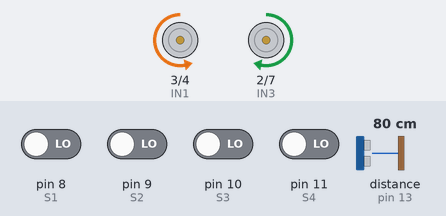
This sketch was run on a simulated Arduino Uno, built with avr-gcc and run on an emulated ATmega328P. Shown: motor-driver pin pairs drawn as motors (green arrow = first pin HIGH = forward, orange = second pin HIGH = backward, longer = more drive, scaled by the enable pin). Wiring (inferred from the names in the program): ultrasonic range finder: trigger pin 12; echo pin 13. The inputs (shaded band) are chosen by the test bench; at power-on: pin 8 (S1), pin 9 (S2), pin 10 (S3), pin 11 (S4) LOW, distance to the obstacle (sensor on pin 13) 80 cm. The echo pulse lasts 58.3 µs per cm; what the sketch prints to the serial monitor is not drawn.

Above: at 4.2 s.
4.3 s: pin 8 (S1) driven HIGH
At 4.6 s:
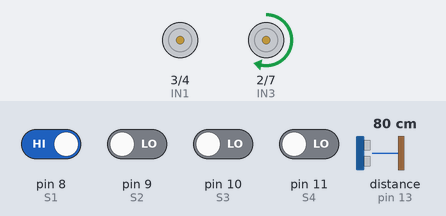
5.8 s: pin 8 (S1) driven LOW
At 8.2 s:
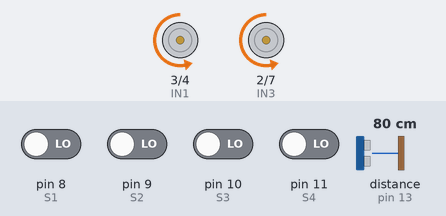
8.8 s: pin 9 (S2) driven HIGH
10.3 s: pin 11 (S4) driven HIGH
At 11.5 s:
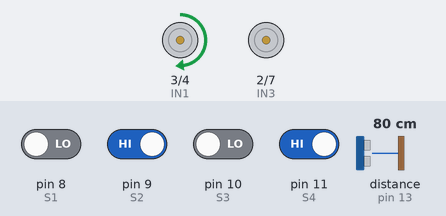
11.8 s: pin 11 (S4) driven LOW
At 12.7 s:
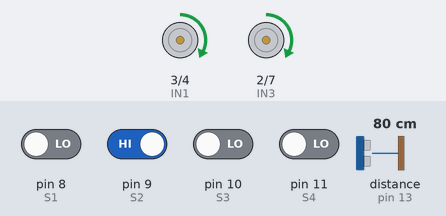
13.3 s: pin 9 (S2) driven LOW
At 17.1 s:
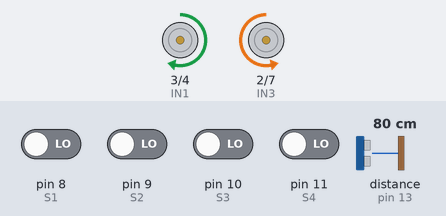
Timing chart, 0 to 17.3 s (numbered marks = the images above; inputs shaded):
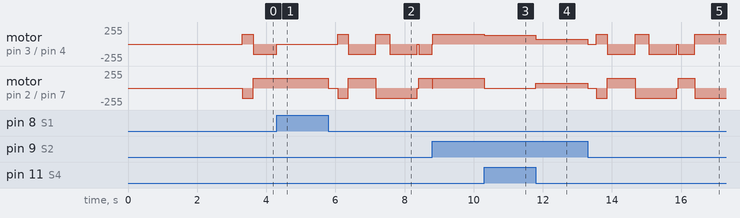

Measured:
- after the input at 4.3 s, motor on pin 2 (IN3) / pin 7 (IN4): stays forward 150/255 (without the input it goes to backward 150/255 after 0.12 s)
- after the input at 10.3 s, motor on pin 3 (IN1) / pin 4 (IN2): forward 150/255 → forward 130/255 at once; motor on pin 2 (IN3) / pin 7 (IN4): forward 150/255 → stopped at once
- after the input at 11.8 s, motor on pin 3 (IN1) / pin 4 (IN2): forward 130/255 → forward 70/255 at once; motor on pin 2 (IN3) / pin 7 (IN4): stopped → forward 70/255 at once

The sketch:

line_follower.ino
```cpp
/* ============================================================================
 *  循迹小车 v5 —— 死胡同：原地探寻 → 原路退回岔路口 → 换另一条通道
 *  ---------------------------------------------------------------------------
 *  引脚不变：
 *    电机      IN1=3  IN2=4  IN3=2  IN4=7    ENA=5  ENB=6
 *    超声波    Trig=12  Echo=13
 *    HW-096    S1=8(最左)  S2=9(左中)  S3=10(右中)  S4=11(最右)   黑线=1
 *
 *  死胡同的处理流程（就是你要的那套）：
 *
 *    ① 丢线 → 立刻停车 → 防抖确认（LOST_FILTER_TIME）
 *    ② 原地左右探寻：先朝"刚才转弯的反方向"扫 SCAN_STEPS 步，
 *       再反向扫 2 倍步数，再转回原位
 *         · 扫的过程中一压到黑线 → 立刻回循迹继续走
 *         · 注意：这里用的是"内侧轮反转"的真·原地旋转，
 *           不会像停一侧轮那样绕着半径画弧把车甩出赛道
 *    ③ 探寻失败 → 原路后退（沿来路退回去），
 *       后退途中只要四个探头同时压黑（那就是岔路口的横线）
 *       → 立刻停车，说明"已经退到上一个岔路口"
 *    ④ 在岔路口再来一次原地探寻，但优先方向换成"另一个通道"
 *       （刚才左转进来的，这次就优先往右找）
 *    ⑤ 还找不到 → 每轮退得更远一点（BACK_TIME + 递增）、
 *       扫得更宽一点（SCAN_STEPS + 递增），最多 MAX_RETRY 轮
 *    ⑥ 全部失败 → 判定真死胡同/终点，停车
 *
 *  顺带修掉的隐患：pulseIn(Echo,HIGH) 少了超时参数。不给超时时它默认等
 *  1 秒，没障碍物时一次测量就卡 1 秒、五次采样 5 秒，找回逻辑会全部失效。
 * ========================================================================== */

#include <Arduino.h>

/* ------------------------------- 引脚（不变）------------------------------- */
#define IN1 3
#define IN2 4
#define IN3 2
#define IN4 7
#define ENA 5
#define ENB 6

#define Trig 12
#define Echo 13

#define S1 8
#define S2 9
#define S3 10
#define S4 11

/* -------------------------------- 参数 -------------------------------- */
#define OBSTACLE_DIST    18     // 障碍物阈值(cm)
#define SPEED_FWD        70     // 前进速度
#define SPEED_BACK       70     // 后退速度
#define TURN_PWM         130    // 循迹修正速度（一侧停轮，和你原来一致）
#define SPIN_PWM         150    // 原地自旋速度（扫专用：内侧轮反转）

#define LOST_FILTER_TIME 200    // 丢线防抖时间(ms)

#define SCAN_STEP_MS     70     // 原地探寻每一小步转多久(ms)
                                //   一步多少度要实测：原地左转 1 秒量角度再折算
#define SCAN_STEPS       5      // 第一轮每个方向扫几小步
#define SCAN_GROW        2      // 每重试一轮，每个方向多扫几小步（越扫越宽）

#define BACK_TIME        800    // 原路后退时长(ms)
#define BACK_GROW        300    // 每重试一轮，多退一点(ms)
#define MAX_RETRY        3      // 最多重试几轮

#define ECHO_TIMEOUT_US  10000UL // 超声波超时 10ms ≈ 1.7m（关键！）
#define DIST_SAMPLES     2
#define DIST_PERIOD      40
#define PRINT_PERIOD     200

/* ------------------------------- 状态机 ------------------------------- */
enum STATE {
  STATE_TRACK,         // 正常循迹
  STATE_LOST_CONFIRM,  // 丢线防抖
  STATE_SCAN,          // 原地左右探寻
  STATE_BACK,          // 原路后退（退向岔路口）
  STATE_STOP           // 放弃，停车
};
enum STATE state = STATE_TRACK;

unsigned long stateTimer = 0;
unsigned long distTimer  = 0;
unsigned long printTimer = 0;
unsigned long backNeed   = 0;      // 本轮需要后退的时长

float dis = 999;

int  lastTurnDir   = 0;            // 丢线前最后一次修正方向：-1 左，+1 右，0 无
int  retryCnt      = 0;            // 已经重试几轮
int  scanStep      = 0;            // 本轮探寻走到第几步
int  scanPerSide   = SCAN_STEPS;   // 本轮每个方向扫几步
int  scanPrefer    = 1;            // 优先朝哪边扫：+1 右，-1 左

/* ------------------------------ 电机动作 ------------------------------ */
void carStop()
{
  digitalWrite(IN1, LOW);
  digitalWrite(IN2, LOW);
  digitalWrite(IN3, LOW);
  digitalWrite(IN4, LOW);
  analogWrite(ENA, 0);
  analogWrite(ENB, 0);
}

void carForward(int speed)          // 前进
{
  analogWrite(ENA, speed);
  analogWrite(ENB, speed);
  digitalWrite(IN1, HIGH);
  digitalWrite(IN2, LOW);
  digitalWrite(IN3, HIGH);
  digitalWrite(IN4, LOW);
}

void carBackward(int speed)         // 后退
{
  analogWrite(ENA, speed);
  analogWrite(ENB, speed);
  digitalWrite(IN1, LOW);
  digitalWrite(IN2, HIGH);
  digitalWrite(IN3, LOW);
  digitalWrite(IN4, HIGH);
}

/* 循迹修正：一侧停轮（保持你原来的手感，直道弧线就是靠它跑好的） */
void turnLeft(int turnSpeed)
{
  analogWrite(ENA, 0);
  analogWrite(ENB, turnSpeed);
  digitalWrite(IN1, LOW);
  digitalWrite(IN2, LOW);
  digitalWrite(IN3, HIGH);
  digitalWrite(IN4, LOW);
}

void turnRight(int turnSpeed)
{
  analogWrite(ENA, turnSpeed);
  analogWrite(ENB, 0);
  digitalWrite(IN1, HIGH);
  digitalWrite(IN2, LOW);
  digitalWrite(IN3, LOW);
  digitalWrite(IN4, LOW);
}

/* 真·原地自旋：内侧轮反转，车绕自身中心转，不会画弧甩出赛道（探寻专用） */
void spinLeft(int turnSpeed)
{
  analogWrite(ENA, turnSpeed);
  analogWrite(ENB, turnSpeed);
  digitalWrite(IN1, LOW);
  digitalWrite(IN2, HIGH);   // 左轮后退
  digitalWrite(IN3, HIGH);
  digitalWrite(IN4, LOW);    // 右轮前进
}

void spinRight(int turnSpeed)
{
  analogWrite(ENA, turnSpeed);
  analogWrite(ENB, turnSpeed);
  digitalWrite(IN1, HIGH);
  digitalWrite(IN2, LOW);    // 左轮前进
  digitalWrite(IN3, LOW);
  digitalWrite(IN4, HIGH);   // 右轮后退
}

/* ------------------------------ 超声波测距 ------------------------------ */
float getDistance()
{
  float sum = 0;
  int   valid = 0;

  for (int i = 0; i < DIST_SAMPLES; i++)
  {
    digitalWrite(Trig, LOW);
    delayMicroseconds(2);
    digitalWrite(Trig, HIGH);
    delayMicroseconds(10);
    digitalWrite(Trig, LOW);

    unsigned long duration = pulseIn(Echo, HIGH, ECHO_TIMEOUT_US);   // ★ 超时
    if (duration > 0)
    {
      float d = duration * 0.034 / 2;
      if (d > 0 && d < 400) { sum += d; valid++; }
    }
    delay(3);
  }
  if (valid == 0) return 999;
  return sum / valid;
}

/* ------------------------------ 进入原地探寻 ------------------------------ */
void startScan(bool flipPrefer)
{
  scanStep = 0;
  scanPerSide = SCAN_STEPS + SCAN_GROW * retryCnt;
  if (retryCnt > 4) scanPerSide = SCAN_STEPS + SCAN_GROW * 4;   // 别无限变宽
  if (flipPrefer) scanPrefer = -scanPrefer;                     // 换到另一条通道那侧
  state = STATE_SCAN;
  stateTimer = millis();
  Serial.print(F(">>> 原地左右探寻：先向"));
  Serial.print(scanPrefer > 0 ? F("右") : F("左"));
  Serial.print(F("，每侧 "));
  Serial.print(scanPerSide);
  Serial.println(F(" 步"));
}

/* ------------------------------ 原地探寻 ------------------------------
 *  一轮的顺序（每 SCAN_STEP_MS 走一小步，全程真·原地旋转）：
 *    第 0   ~ N-1   步：朝 scanPrefer 方向转
 *    第 N   ~ 3N-1  步：反向转（扫另一侧）
 *    第 3N  ~ 4N-1  步：转回原方向（车头回到原来角度）
 *  中途压到黑线立刻回循迹；全部扫完没找到 → 原路后退
 * ---------------------------------------------------------------------- */
void runScan(unsigned long now, bool hasLine)
{
  if (hasLine)
  {
    carStop();
    state = STATE_TRACK;
    retryCnt = 0;
    stateTimer = now;
    Serial.println(F(">>> 扫到黑线，回循迹继续前进"));
    return;
  }

  if (now - stateTimer >= (unsigned long)SCAN_STEP_MS)
  {
    stateTimer = now;
    scanStep++;

    if (scanStep >= scanPerSide * 4)          // 左扫 + 右扫 + 回正 全转完
    {
      carStop();
      retryCnt++;
      Serial.print(F(">>> 左右都没找到，第 "));
      Serial.print(retryCnt);
      Serial.println(F(" 次原路后退"));

      if (retryCnt > MAX_RETRY)
      {
        state = STATE_STOP;
        Serial.println(F(">>> 反复都找不到，判定死胡同/终点，停车"));
        return;
      }
      backNeed = BACK_TIME + BACK_GROW * (retryCnt - 1);
      state = STATE_BACK;
      stateTimer = now;
      scanPrefer = -scanPrefer;               // 下一轮换个方向优先（走另一条通道）
      return;
    }
  }

  int n = scanPerSide;
  int dir;
  if      (scanStep < n)         dir = scanPrefer;      // 先扫优先侧
  else if (scanStep < 3 * n)     dir = -scanPrefer;     // 再扫另一侧
  else                           dir = scanPrefer;      // 回正

  if (dir > 0) spinRight(SPIN_PWM);
  else         spinLeft(SPIN_PWM);
}

/* -------------------------------- 初始化 -------------------------------- */
void setup()
{
  pinMode(IN1, OUTPUT);
  pinMode(IN2, OUTPUT);
  pinMode(IN3, OUTPUT);
  pinMode(IN4, OUTPUT);
  pinMode(ENA, OUTPUT);
  pinMode(ENB, OUTPUT);
  pinMode(Trig, OUTPUT);
  pinMode(Echo, INPUT);
  pinMode(S1, INPUT);
  pinMode(S2, INPUT);
  pinMode(S3, INPUT);
  pinMode(S4, INPUT);

  Serial.begin(9600);
  carStop();
  Serial.println(F("=== 循迹小车 v5：3 秒后发车 ==="));
  delay(3000);
}

/* -------------------------------- 主循环 -------------------------------- */
void loop()
{
  unsigned long now = millis();

  if (now - distTimer >= DIST_PERIOD)
  {
    distTimer = now;
    dis = getDistance();
  }

  int s1 = digitalRead(S1);
  int s2 = digitalRead(S2);
  int s3 = digitalRead(S3);
  int s4 = digitalRead(S4);
  bool hasLine  = (s1 || s2 || s3 || s4);
  bool allBlack = (s1 && s2 && s3 && s4);

  if (now - printTimer >= PRINT_PERIOD)
  {
    printTimer = now;
    Serial.print(F("D:"));
    Serial.print(dis, 1);
    Serial.print(F(" IR:"));
    Serial.print(s1); Serial.print(s2); Serial.print(s3); Serial.print(s4);
    Serial.print(F(" State:"));
    Serial.print(state);
    Serial.print(F(" Retry:"));
    Serial.println(retryCnt);
  }

  /* ---- 障碍物：≤18cm 停车 ---- */
  if (dis <= OBSTACLE_DIST)
  {
    carStop();
    state = STATE_TRACK;
    stateTimer = now;
    retryCnt = 0;
    return;
  }

  switch (state)
  {
    /* ---------------- 正常循迹（判线逻辑保持你原来那套）---------------- */
    case STATE_TRACK:
      if (!hasLine)
      {
        carStop();                         // 丢线立刻刹车，不再往前冲
        state = STATE_LOST_CONFIRM;
        stateTimer = now;
      }
      else if (s1 == 1 && s2 == 1 && s3 == 1 && s4 == 1)
      {
        carForward(SPEED_FWD);             // 四路全黑：直行
        lastTurnDir = 0;
      }
      else if (s1 == 1)
      {
        turnLeft(TURN_PWM);                // 线在最左 → 左修正
        lastTurnDir = -1;
      }
      else if (s4 == 1)
      {
        turnRight(TURN_PWM);               // 线在最右 → 右修正
        lastTurnDir = 1;
      }
      else if (s2 == 1 || s3 == 1)
      {
        carForward(SPEED_FWD);             // 中间压线：直行
        lastTurnDir = 0;
      }
      break;

    /* ---------------- 丢线防抖：这段时间锁死状态，不被传感器干扰 ---------------- */
    case STATE_LOST_CONFIRM:
      carStop();
      if (now - stateTimer > LOST_FILTER_TIME)
      {
        retryCnt = 0;
        /* 优先方向和"刚才进来的方向"相反：左转进来的就先往右找 */
        scanPrefer = (lastTurnDir < 0) ? 1 : ((lastTurnDir > 0) ? -1 : 1);
        Serial.println(F(">>> 确认丢线，开始原地左右探寻"));
        startScan(false);
      }
      break;

    /* ---------------- 原地左右探寻 ---------------- */
    case STATE_SCAN:
      runScan(now, hasLine);
      break;

    /* ---------------- 原路后退（退向岔路口）---------------- */
    case STATE_BACK:
      carBackward(SPEED_BACK);

      /* 后退途中四个探头同时压黑 = 压在岔路口的横线上，说明退到岔路口了 */
      if (allBlack)
      {
        carStop();
        Serial.println(F(">>> 退到岔路口（四路全黑），换一条通道再扫"));
        scanPrefer = -scanPrefer;          // 换另一侧优先
        startScan(false);
        break;
      }

      if (now - stateTimer > backNeed)
      {
        carStop();
        Serial.println(F(">>> 后退结束，再次原地左右探寻"));
        startScan(false);
      }
      break;

    /* ---------------- 停车 ---------------- */
    case STATE_STOP:
      carStop();
      break;
  }
}
```
